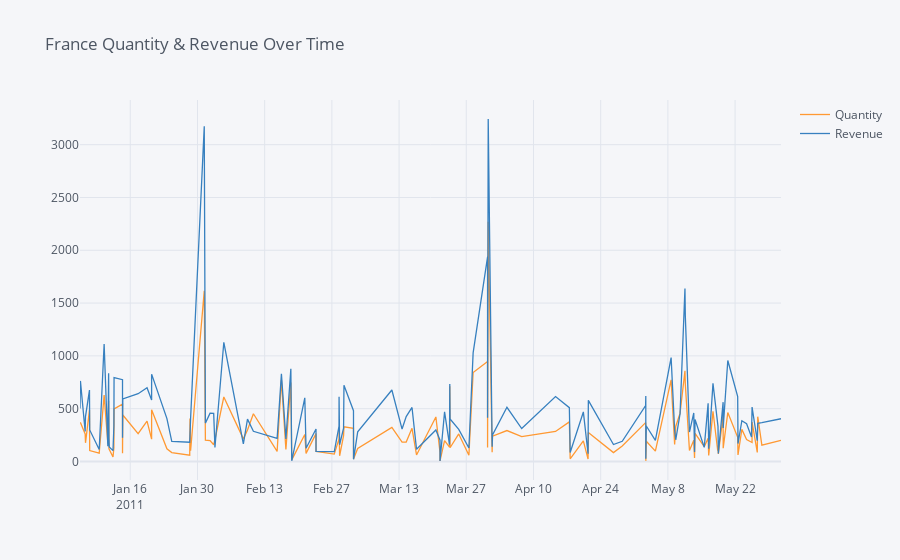

The code cell stored with this chart in its notebook:
### Markdown cell above
## 2. Create an interactive line chart showing quantity and revenue sold to France between January 1st and May 31st 2011.

### Code cell
france = data[(data['InvoiceDate'] >= '2011-01-01') & 
              (data['InvoiceDate'] < '2011-06-01') & 
              (data['Country'] == 'France')]

grouped = france.groupby('InvoiceDate').agg('sum')[['Quantity', 'Revenue']]
grouped.iplot(kind='line', title='France Quantity & Revenue Over Time')
